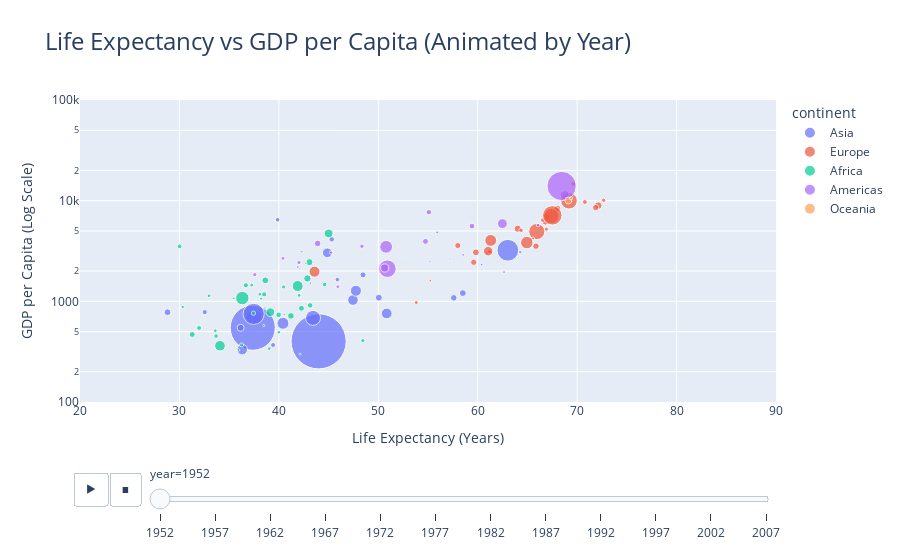

The notebook cell saved with this chart:
### Markdown cell above
7.

### Code cell
import plotly.express as px
import pandas as pd

# Load the Gapminder dataset, or your own dataset if you have one
# For this example, let's use the built-in Gapminder dataset in Plotly Express
df = px.data.gapminder()

# Create an animated scatter plot
fig = px.scatter(
    df,
    x="lifeExp",                # X-axis: Life Expectancy
    y="gdpPercap",              # Y-axis: GDP per Capita (You can replace this with your own indicator)
    animation_frame="year",     # Animation by year
    animation_group="country",  # Keep track of countries during animation
    size="pop",                 # Population as the marker size
    color="continent",          # Group countries by continent for color coding
    hover_name="country",       # Display country names on hover
    log_y=True,                 # Set Y-axis to log scale for better visualization
    size_max=60,                # Maximum marker size
    range_x=[20, 90],           # X-axis range (Life Expectancy)
    range_y=[100, 100000],      # Y-axis range (GDP per Capita)
    title="Life Expectancy vs GDP per Capita (Animated by Year)"
)

# Customize animation settings
fig.update_layout(
    xaxis_title="Life Expectancy (Years)",
    yaxis_title="GDP per Capita (Log Scale)",
    title_font_size=24,
    showlegend=True
)

# Show the plot
fig.show()

### Figure 1 — Plotly figure (JSON) as saved in the notebook; plotly's stock layout.template omitted (floating-point values rounded to 4 significant figures)
{"data": [{"hovertemplate": "<b>%{hovertext}</b><br><br>continent=Asia<br>year=1952<br>lifeExp=%{x}<br>gdpPercap=%{y}<br>pop=%{marker.size}<extra></extra>", "hovertext": ["Afghanistan", "Bahrain", "Bangladesh", "Cambodia", "China", "Hong Kong, China", "India", "Indonesia", "Iran", "Iraq", "Israel", "Japan", "Jordan", "Korea, Dem. Rep.", "Korea, Rep.", "Kuwait", "Lebanon", "Malaysia", "Mongolia", "Myanmar", "Nepal", "Oman", "Pakistan", "Philippines", "Saudi Arabia", "Singapore", "Sri Lanka", "Syria", "Taiwan", "Thailand", "Vietnam", "West Bank and Gaza", "Yemen, Rep."], "ids": ["Afghanistan", "Bahrain", "Bangladesh", "Cambodia", "China", "Hong Kong, China", "India", "Indonesia", "Iran", "Iraq", "Israel", "Japan", "Jordan", "Korea, Dem. Rep.", "Korea, Rep.", "Kuwait", "Lebanon", "Malaysia", "Mongolia", "Myanmar", "Nepal", "Oman", "Pakistan", "Philippines", "Saudi Arabia", "Singapore", "Sri Lanka", "Syria", "Taiwan", "Thailand", "Vietnam", "West Bank and Gaza", "Yemen, Rep."], "legendgroup": "Asia", "marker": {"color": "#636efa", "size": [8425333, 120447, 46886859, 4693836, 556263527, 2125900, 372000000, 82052000, 17272000, 5441766, 1620914, 86459025, 607914, 8865488, 20947571, 160000, 1439529, 6748378, 800663, 20092996, 9182536, 507833, 41346560, 22438691, 4005677, 1127000, 7982342, 3661549, 8550362, 21289402, 26246839, 1030585, 4963829], "sizemode": "area", "sizeref": 366300.0, "symbol": "circle"}, "mode": "markers", "name": "Asia", "orientation": "v", "showlegend": true, "type": "scatter", "x": [28.8, 50.94, 37.48, 39.42, 44, 60.96, 37.37, 37.47, 44.87, 45.32, 65.39, 63.03, 43.16, 50.06, 47.45, 55.56, 55.93, 48.46, 42.24, 36.32, 36.16, 37.58, 43.44, 47.75, 39.88, 60.4, 57.59, 45.88, 58.5, 50.85, 40.41, 43.16, 32.55], "xaxis": "x", "y": [779.4, 9867.0, 684.2, 368.5, 400.4, 3054.0, 546.6, 749.7, 3035.0, 4130.0, 4087.0, 3217.0, 1547.0, 1088.0, 1031.0, 108400.0, 4835.0, 1831.0, 786.6, 331, 545.9, 1828.0, 684.6, 1273.0, 6460.0, 2315.0, 1084.0, 1643.0, 1207.0, 757.8, 605.1, 1516.0, 781.7], "yaxis": "y"}, {"hovertemplate": "<b>%{hovertext}</b><br><br>continent=Europe<br>year=1952<br>lifeExp=%{x}<br>gdpPercap=%{y}<br>pop=%{marker.size}<extra></extra>", "hovertext": ["Albania", "Austria", "Belgium", "Bosnia and Herzegovina", "Bulgaria", "Croatia", "Czech Republic", "Denmark", "Finland", "France", "Germany", "Greece", "Hungary", "Iceland", "Ireland", "Italy", "Montenegro", "Netherlands", "Norway", "Poland", "Portugal", "Romania", "Serbia", "Slovak Republic", "Slovenia", "Spain", "Sweden", "Switzerland", "Turkey", "United Kingdom"], "ids": ["Albania", "Austria", "Belgium", "Bosnia and Herzegovina", "Bulgaria", "Croatia", "Czech Republic", "Denmark", "Finland", "France", "Germany", "Greece", "Hungary", "Iceland", "Ireland", "Italy", "Montenegro", "Netherlands", "Norway", "Poland", "Portugal", "Romania", "Serbia", "Slovak Republic", "Slovenia", "Spain", "Sweden", "Switzerland", "Turkey", "United Kingdom"], "legendgroup": "Europe", "marker": {"color": "#EF553B", "size": [1282697, 6927772, 8730405, 2791000, 7274900, 3882229, 9125183, 4334000, 4090500, 42459667, 69145952, 7733250, 9504000, 147962, 2952156, 47666000, 413834, 10381988, 3327728, 25730551, 8526050, 16630000, 6860147, 3558137, 1489518, 28549870, 7124673, 4815000, 22235677, 50430000], "sizemode": "area", "sizeref": 366300.0, "symbol": "circle"}, "mode": "markers", "name": "Europe", "orientation": "v", "showlegend": true, "type": "scatter", "x": [55.23, 66.8, 68, 53.82, 59.6, 61.21, 66.87, 70.78, 66.55, 67.41, 67.5, 65.86, 64.03, 72.49, 66.91, 65.94, 59.16, 72.13, 72.67, 61.31, 59.82, 61.05, 58.0, 64.36, 65.57, 64.94, 71.86, 69.62, 43.59, 69.18], "xaxis": "x", "y": [1601.0, 6137.0, 8343.0, 973.5, 2444.0, 3119.0, 6876.0, 9692.0, 6425.0, 7030.0, 7144.0, 3531.0, 5264.0, 7268.0, 5210.0, 4931.0, 2648.0, 8942.0, 10100.0, 4029.0, 3068.0, 3145.0, 3581.0, 5075.0, 4215.0, 3834.0, 8528.0, 14730.0, 1969.0, 9980.0], "yaxis": "y"}, {"hovertemplate": "<b>%{hovertext}</b><br><br>continent=Africa<br>year=1952<br>lifeExp=%{x}<br>gdpPercap=%{y}<br>pop=%{marker.size}<extra></extra>", "hovertext": ["Algeria", "Angola", "Benin", "Botswana", "Burkina Faso", "Burundi", "Cameroon", "Central African Republic", "Chad", "Comoros", "Congo, Dem. Rep.", "Congo, Rep.", "Cote d'Ivoire", "Djibouti", "Egypt", "Equatorial Guinea", "Eritrea", "Ethiopia", "Gabon", "Gambia", "Ghana", "Guinea", "Guinea-Bissau", "Kenya", "Lesotho", "Liberia", "Libya", "Madagascar", "Malawi", "Mali", "Mauritania", "Mauritius", "Morocco", "Mozambique", "Namibia", "Niger", "Nigeria", "Reunion", "Rwanda", "Sao Tome and Principe", "Senegal", "Sierra Leone", "Somalia", "South Africa", "Sudan", "Swaziland", "Tanzania", "Togo", "Tunisia", "Uganda", "Zambia", "Zimbabwe"], "ids": ["Algeria", "Angola", "Benin", "Botswana", "Burkina Faso", "Burundi", "Cameroon", "Central African Republic", "Chad", "Comoros", "Congo, Dem. Rep.", "Congo, Rep.", "Cote d'Ivoire", "Djibouti", "Egypt", "Equatorial Guinea", "Eritrea", "Ethiopia", "Gabon", "Gambia", "Ghana", "Guinea", "Guinea-Bissau", "Kenya", "Lesotho", "Liberia", "Libya", "Madagascar", "Malawi", "Mali", "Mauritania", "Mauritius", "Morocco", "Mozambique", "Namibia", "Niger", "Nigeria", "Reunion", "Rwanda", "Sao Tome and Principe", "Senegal", "Sierra Leone", "Somalia", "South Africa", "Sudan", "Swaziland", "Tanzania", "Togo", "Tunisia", "Uganda", "Zambia", "Zimbabwe"], "legendgroup": "Africa", "marker": {"color": "#00cc96", "size": [9279525, 4232095, 1738315, 442308, 4469979, 2445618, 5009067, 1291695, 2682462, 153936, 14100005, 854885, 2977019, 63149, 22223309, 216964, 1438760, 20860941, 420702, 284320, 5581001, 2664249, 580653, 6464046, 748747, 863308, 1019729, 4762912, 2917802, 3838168, 1022556, 516556, 9939217, 6446316, 485831, 3379468, 33119096, 257700, 2534927, 60011, 2755589, 2143249, 2526994, 14264935, 8504667, 290243, 8322925, 1219113, 3647735, 5824797, 2672000, 3080907], "sizemode": "area", "sizeref": 366300.0, "symbol": "circle"}, "mode": "markers", "name": "Africa", "orientation": "v", "showlegend": true, "type": "scatter", "x": [43.08, 30.02, 38.22, 47.62, 31.98, 39.03, 38.52, 35.46, 38.09, 40.72, 39.14, 42.11, 40.48, 34.81, 41.89, 34.48, 35.93, 34.08, 37.0, 30, 43.15, 33.61, 32.5, 42.27, 42.14, 38.48, 42.72, 36.68, 36.26, 33.69, 40.54, 50.99, 42.87, 31.29, 41.73, 37.44, 36.32, 52.72, 40, 46.47, 37.28, 30.33, 32.98, 45.01, 38.63, 41.41, 41.22, 38.6, 44.6, 39.98, 42.04, 48.45], "xaxis": "x", "y": [2449.0, 3521.0, 1063.0, 851.2, 543.3, 339.3, 1173.0, 1071.0, 1179.0, 1103.0, 780.5, 2126.0, 1389.0, 2670.0, 1419.0, 375.6, 328.9, 362.1, 4293.0, 485.2, 911.3, 510.2, 299.9, 853.5, 298.8, 575.6, 2388.0, 1443.0, 369.2, 452.3, 743.1, 1968.0, 1688.0, 468.5, 2424.0, 761.9, 1077.0, 2719.0, 493.3, 879.6, 1450.0, 879.8, 1136.0, 4725.0, 1616.0, 1148.0, 716.7, 859.8, 1468.0, 734.8, 1147.0, 406.9], "yaxis": "y"}, {"hovertemplate": "<b>%{hovertext}</b><br><br>continent=Americas<br>year=1952<br>lifeExp=%{x}<br>gdpPercap=%{y}<br>pop=%{marker.size}<extra></extra>", "hovertext": ["Argentina", "Bolivia", "Brazil", "Canada", "Chile", "Colombia", "Costa Rica", "Cuba", "Dominican Republic", "Ecuador", "El Salvador", "Guatemala", "Haiti", "Honduras", "Jamaica", "Mexico", "Nicaragua", "Panama", "Paraguay", "Peru", "Puerto Rico", "Trinidad and Tobago", "United States", "Uruguay", "Venezuela"], "ids": ["Argentina", "Bolivia", "Brazil", "Canada", "Chile", "Colombia", "Costa Rica", "Cuba", "Dominican Republic", "Ecuador", "El Salvador", "Guatemala", "Haiti", "Honduras", "Jamaica", "Mexico", "Nicaragua", "Panama", "Paraguay", "Peru", "Puerto Rico", "Trinidad and Tobago", "United States", "Uruguay", "Venezuela"], "legendgroup": "Americas", "marker": {"color": "#ab63fa", "size": [17876956, 2883315, 56602560, 14785584, 6377619, 12350771, 926317, 6007797, 2491346, 3548753, 2042865, 3146381, 3201488, 1517453, 1426095, 30144317, 1165790, 940080, 1555876, 8025700, 2227000, 662850, 157553000, 2252965, 5439568], "sizemode": "area", "sizeref": 366300.0, "symbol": "circle"}, "mode": "markers", "name": "Americas", "orientation": "v", "showlegend": true, "type": "scatter", "x": [62.48, 40.41, 50.92, 68.75, 54.74, 50.64, 57.21, 59.42, 45.93, 48.36, 45.26, 42.02, 37.58, 41.91, 58.53, 50.79, 42.31, 55.19, 62.65, 43.9, 64.28, 59.1, 68.44, 66.07, 55.09], "xaxis": "x", "y": [5911.0, 2677.0, 2109.0, 11370.0, 3940.0, 2144.0, 2627.0, 5587.0, 1398.0, 3522.0, 3048.0, 2428.0, 1840.0, 2195.0, 2899.0, 3478.0, 3112.0, 2480.0, 1952.0, 3759.0, 3082.0, 3023.0, 13990.0, 5717.0, 7690.0], "yaxis": "y"}, {"hovertemplate": "<b>%{hovertext}</b><br><br>continent=Oceania<br>year=1952<br>lifeExp=%{x}<br>gdpPercap=%{y}<br>pop=%{marker.size}<extra></extra>", "hovertext": ["Australia", "New Zealand"], "ids": ["Australia", "New Zealand"], "legendgroup": "Oceania", "marker": {"color": "#FFA15A", "size": [8691212, 1994794], "sizemode": "area", "sizeref": 366300.0, "symbol": "circle"}, "mode": "markers", "name": "Oceania", "orientation": "v", "showlegend": true, "type": "scatter", "x": [69.12, 69.39], "xaxis": "x", "y": [10040.0, 10560.0], "yaxis": "y"}], "layout": {"legend": {"itemsizing": "constant", "title": {"text": "continent"}, "tracegroupgap": 0}, "showlegend": true, "sliders": [{"active": 0, "currentvalue": {"prefix": "year="}, "len": 0.9, "pad": {"b": 10, "t": 60}, "steps": [{"args": [["1952"], {"frame": {"duration": 0, "redraw": false}, "fromcurrent": true, "mode": "immediate", "transition": {"duration": 0, "easing": "linear"}}], "label": "1952", "method": "animate"}, {"args": [["1957"], {"frame": {"duration": 0, "redraw": false}, "fromcurrent": true, "mode": "immediate", "transition": {"duration": 0, "easing": "linear"}}], "label": "1957", "method": "animate"}, {"args": [["1962"], {"frame": {"duration": 0, "redraw": false}, "fromcurrent": true, "mode": "immediate", "transition": {"duration": 0, "easing": "linear"}}], "label": "1962", "method": "animate"}, {"args": [["1967"], {"frame": {"duration": 0, "redraw": false}, "fromcurrent": true, "mode": "immediate", "transition": {"duration": 0, "easing": "linear"}}], "label": "1967", "method": "animate"}, {"args": [["1972"], {"frame": {"duration": 0, "redraw": false}, "fromcurrent": true, "mode": "immediate", "transition": {"duration": 0, "easing": "linear"}}], "label": "1972", "method": "animate"}, {"args": [["1977"], {"frame": {"duration": 0, "redraw": false}, "fromcurrent": true, "mode": "immediate", "transition": {"duration": 0, "easing": "linear"}}], "label": "1977", "method": "animate"}, {"args": [["1982"], {"frame": {"duration": 0, "redraw": false}, "fromcurrent": true, "mode": "immediate", "transition": {"duration": 0, "easing": "linear"}}], "label": "1982", "method": "animate"}, {"args": [["1987"], {"frame": {"duration": 0, "redraw": false}, "fromcurrent": true, "mode": "immediate", "transition": {"duration": 0, "easing": "linear"}}], "label": "1987", "method": "animate"}, {"args": [["1992"], {"frame": {"duration": 0, "redraw": false}, "fromcurrent": true, "mode": "immediate", "transition": {"duration": 0, "easing": "linear"}}], "label": "1992", "method": "animate"}, {"args": [["1997"], {"frame": {"duration": 0, "redraw": false}, "fromcurrent": true, "mode": "immediate", "transition": {"duration": 0, "easing": "linear"}}], "label": "1997", "method": "animate"}, {"args": [["2002"], {"frame": {"duration": 0, "redraw": false}, "fromcurrent": true, "mode": "immediate", "transition": {"duration": 0, "easing": "linear"}}], "label": "2002", "method": "animate"}, {"args": [["2007"], {"frame": {"duration": 0, "redraw": false}, "fromcurrent": true, "mode": "immediate", "transition": {"duration": 0, "easing": "linear"}}], "label": "2007", "method": "animate"}], "x": 0.1, "xanchor": "left", "y": 0, "yanchor": "top"}], "title": {"font": {"size": 24}, "text": "Life Expectancy vs GDP per Capita (Animated by Year)"}, "updatemenus": [{"buttons": [{"args": [null, {"frame": {"duration": 500, "redraw": false}, "fromcurrent": true, "mode": "immediate", "transition": {"duration": 500, "easing": "linear"}}], "label": "&#9654;", "method": "animate"}, {"args": [[null], {"frame": {"duration": 0, "redraw": false}, "fromcurrent": true, "mode": "immediate", "transition": {"duration": 0, "easing": "linear"}}], "label": "&#9724;", "method": "animate"}], "direction": "left", "pad": {"r": 10, "t": 70}, "showactive": false, "type": "buttons", "x": 0.1, "xanchor": "right", "y": 0, "yanchor": "top"}], "xaxis": {"anchor": "y", "domain": [0, 1], "range": [20, 90], "title": {"text": "Life Expectancy (Years)"}}, "yaxis": {"anchor": "x", "domain": [0, 1], "range": [2, 5], "title": {"text": "GDP per Capita (Log Scale)"}, "type": "log"}}}
